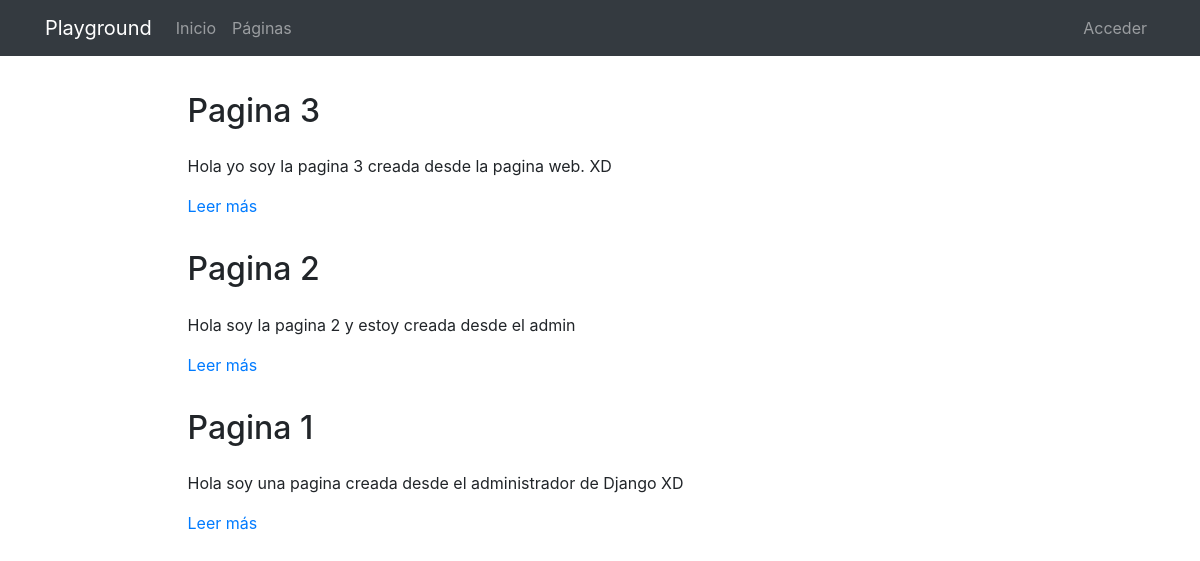
Page /pages/ on the earlier database version.
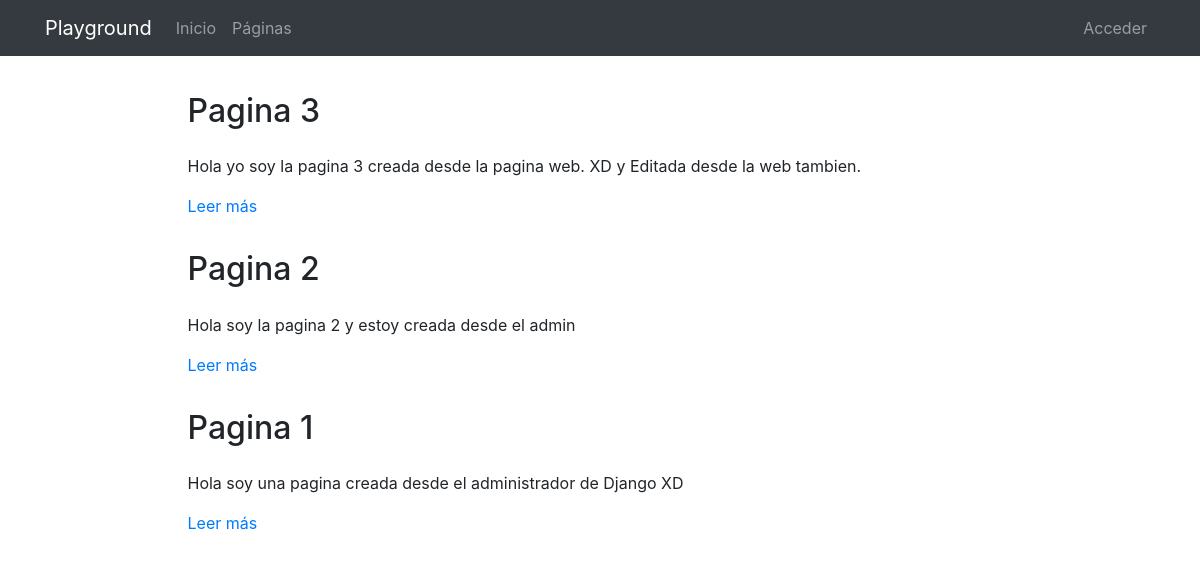
Same page on the later database version.
### pages/models.py (models this page shows, shortened)
class Page(models.Model):
    title = models.CharField(verbose_name="Título", max_length=200)
    content = RichTextField(verbose_name="Contenido")
    order = models.SmallIntegerField(verbose_name="Orden", default=0)
    created = models.DateTimeField(auto_now_add=True, verbose_name="Fecha de creación")
    updated = models.DateTimeField(auto_now=True, verbose_name="Fecha de edición")
    class Meta:
        verbose_name = "página"
        verbose_name_plural = "páginas"
        ordering = ['order', 'title']

### pages/views.py (the view)
# urls.py: path('', PagesListView.as_view(), name='pages'),
class PagesListView(ListView):
    model = Page

### pages/templates/pages/page_list.html (shortened to what this page needs)
{% extends 'core/base.html' %}
{% load static %}
{% block content %}
{% include 'pages/includes/page_menu.html' %}
<main role="main">
  <div class="container mb-4">
    {% for page in page_list|dictsort:'id' reversed %}
      <div class="row mt-3">
        <div class="col-md-9 mx-auto">
          <h2 class="mb-4">{{page.title}}</h2>
          <div>
            <p>{{page.content|striptags|safe|truncatechars:"200"}}</p>
            <p><a href="{% url 'pages:page' page.id page.title|slugify %}">Leer más</a>
            </p>
          </div>
        </div>
      </div>
    {% endfor %}
  </div>
</main>
{% endblock %}

Differences in the rows shown:
changed Page "Pagina 3": content "Hola yo soy la pagina 3 creada desde la pagina web. XD" → "Hola yo soy la pagina 3 creada desde la pagina web. XD y Editada desde la web tambien."
